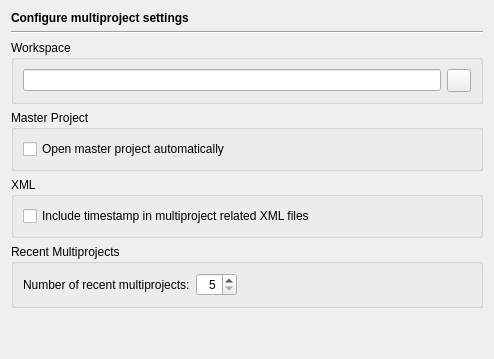
<?xml version="1.0" encoding="UTF-8"?>
<ui version="4.0">
 <class>MultiProjectPage</class>
 <widget class="QWidget" name="MultiProjectPage">
  <property name="geometry">
   <rect>
    <x>0</x>
    <y>0</y>
    <width>494</width>
    <height>359</height>
   </rect>
  </property>
  <layout class="QVBoxLayout" name="verticalLayout">
   <item>
    <widget class="QLabel" name="headerLabel">
     <property name="text">
      <string>&lt;b&gt;Configure multiproject settings&lt;/b&gt;</string>
     </property>
    </widget>
   </item>
   <item>
    <widget class="Line" name="line8">
     <property name="frameShape">
      <enum>QFrame::HLine</enum>
     </property>
     <property name="frameShadow">
      <enum>QFrame::Sunken</enum>
     </property>
     <property name="orientation">
      <enum>Qt::Horizontal</enum>
     </property>
    </widget>
   </item>
   <item>
    <widget class="QGroupBox" name="groupBox_2">
     <property name="title">
      <string>Workspace</string>
     </property>
     <layout class="QHBoxLayout" name="horizontalLayout">
      <item>
       <widget class="QLineEdit" name="workspaceEdit">
        <property name="toolTip">
         <string>Enter the name of the workspace directory</string>
        </property>
        <property name="whatsThis">
         <string>&lt;b&gt;Workspace Directory&lt;/b&gt;
&lt;p&gt;Enter the directory of the workspace. This directory is used as the default for opening or saving new files or projects.&lt;/p&gt;</string>
        </property>
       </widget>
      </item>
      <item>
       <widget class="QToolButton" name="workspaceButton">
        <property name="toolTip">
         <string>Select the workspace directory via a directory selection button</string>
        </property>
       </widget>
      </item>
     </layout>
    </widget>
   </item>
   <item>
    <widget class="QGroupBox" name="groupBox">
     <property name="title">
      <string>Master Project</string>
     </property>
     <layout class="QVBoxLayout">
      <item>
       <widget class="QCheckBox" name="openMasterAutomaticallyCheckBox">
        <property name="toolTip">
         <string>Select to open the master project automatically upon opening the multiproject</string>
        </property>
        <property name="text">
         <string>Open master project automatically</string>
        </property>
       </widget>
      </item>
     </layout>
    </widget>
   </item>
   <item>
    <widget class="QGroupBox" name="groupBox_6">
     <property name="title">
      <string>XML</string>
     </property>
     <layout class="QVBoxLayout">
      <item>
       <widget class="QCheckBox" name="multiProjectTimestampCheckBox">
        <property name="toolTip">
         <string>Select, if a timestamp should be written to all multiproject related XML files</string>
        </property>
        <property name="text">
         <string>Include timestamp in multiproject related XML files</string>
        </property>
       </widget>
      </item>
     </layout>
    </widget>
   </item>
   <item>
    <widget class="QGroupBox" name="groupBox_7">
     <property name="title">
      <string>Recent Multiprojects</string>
     </property>
     <layout class="QVBoxLayout">
      <item>
       <layout class="QHBoxLayout">
        <item>
         <widget class="QLabel" name="label">
          <property name="text">
           <string>Number of recent multiprojects:</string>
          </property>
         </widget>
        </item>
        <item>
         <widget class="QSpinBox" name="multiProjectRecentSpinBox">
          <property name="toolTip">
           <string>Enter the number of recent multiprojects to remember</string>
          </property>
          <property name="alignment">
           <set>Qt::AlignRight|Qt::AlignTrailing|Qt::AlignVCenter</set>
          </property>
          <property name="minimum">
           <number>5</number>
          </property>
          <property name="maximum">
           <number>50</number>
          </property>
         </widget>
        </item>
        <item>
         <spacer>
          <property name="orientation">
           <enum>Qt::Horizontal</enum>
          </property>
          <property name="sizeHint" stdset="0">
           <size>
            <width>40</width>
            <height>20</height>
           </size>
          </property>
         </spacer>
        </item>
       </layout>
      </item>
     </layout>
    </widget>
   </item>
   <item>
    <spacer>
     <property name="orientation">
      <enum>Qt::Vertical</enum>
     </property>
     <property name="sizeHint" stdset="0">
      <size>
       <width>20</width>
       <height>40</height>
      </size>
     </property>
    </spacer>
   </item>
  </layout>
 </widget>
 <tabstops>
  <tabstop>workspaceEdit</tabstop>
  <tabstop>workspaceButton</tabstop>
  <tabstop>openMasterAutomaticallyCheckBox</tabstop>
  <tabstop>multiProjectTimestampCheckBox</tabstop>
  <tabstop>multiProjectRecentSpinBox</tabstop>
 </tabstops>
 <resources/>
 <connections/>
</ui>
